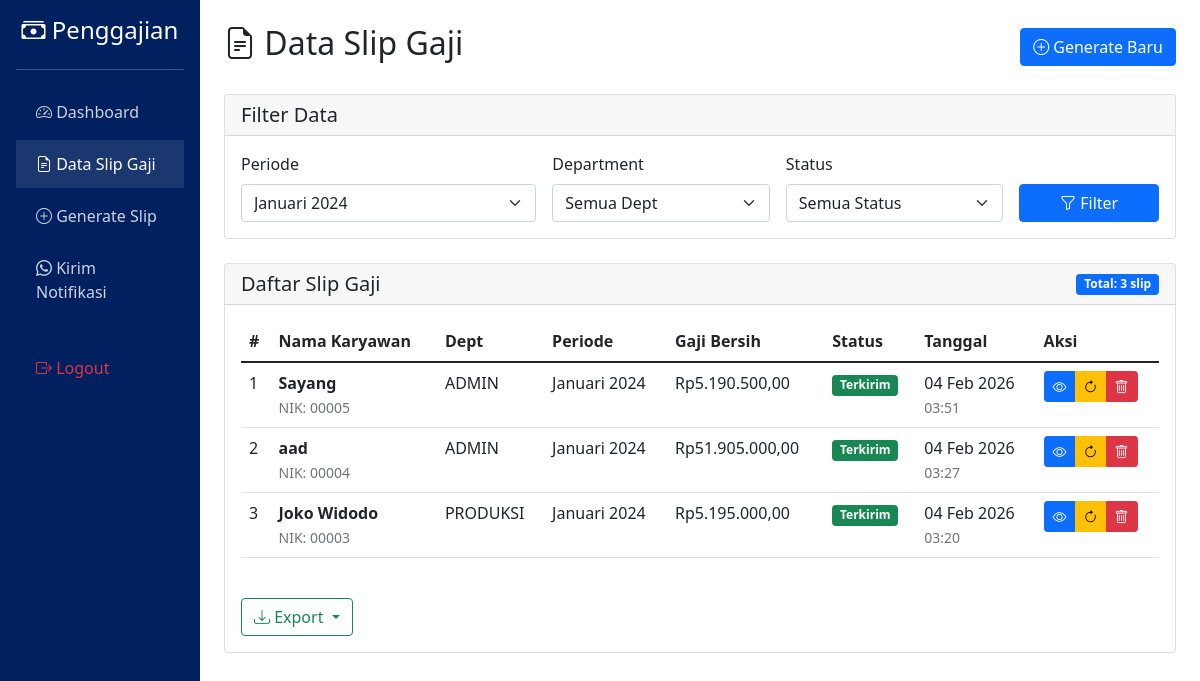
Screenshot of /data_slip.php?periode=1 (signed in) with the database file from the repository.
### tables this page shows
CREATE TABLE `gaji_karyawan` (
  `id` int NOT NULL,
  `karyawan_id` int NOT NULL,
  `periode_id` int NOT NULL,
  `gaji_pokok` decimal(15,2) DEFAULT '0.00',
  `total_lembur` decimal(15,2) DEFAULT '0.00',
  `total_potongan` decimal(15,2) DEFAULT '0.00',
  `total_bpjs` decimal(15,2) DEFAULT '0.00',
  `gaji_bersih` decimal(15,2) DEFAULT '0.00',
  `pdf_file` varchar(255) DEFAULT NULL,
  `status` enum('pending','generated','sent') DEFAULT 'pending',
  `created_at` timestamp NULL DEFAULT CURRENT_TIMESTAMP,
  `last_notified_at` timestamp NULL DEFAULT NULL,
  `notification_count` int DEFAULT '0'
);

CREATE TABLE `karyawan` (
  `id` int NOT NULL,
  `nama` varchar(100) NOT NULL,
  `dept` enum('ADMIN','PRODUKSI') DEFAULT 'ADMIN',
  `no_hp` varchar(20) DEFAULT NULL,
  `email` varchar(100) DEFAULT NULL,
  `created_at` timestamp NULL DEFAULT CURRENT_TIMESTAMP
);

CREATE TABLE `periode_gaji` (
  `id` int NOT NULL,
  `nama_periode` varchar(50) DEFAULT NULL,
  `periode_start` date NOT NULL,
  `periode_end` date NOT NULL,
  `status` enum('draft','final','paid') DEFAULT 'draft',
  `created_at` timestamp NULL DEFAULT CURRENT_TIMESTAMP
);

### config.php (called while the page is built, shortened)
<?php
function formatRupiah($angka) {
    return 'Rp' . number_format($angka, 0, ',', '.') . ',00';
}
?>

### data_slip.php (the view, shortened to what this page needs)
<?php
require_once 'config.php';
$db = getDB();
$filter_periode = $_GET['periode'] ?? '';
$query = "SELECT gk.*, k.nama as nama_karyawan, k.dept, p.nama_periode
          FROM gaji_karyawan gk
          JOIN karyawan k ON gk.karyawan_id = k.id
          JOIN periode_gaji p ON gk.periode_id = p.id
          WHERE 1=1";
$params = [];
if ($filter_periode) {
    $query .= " AND gk.periode_id = ?";
    $params[] = $filter_periode;
}
$query .= " ORDER BY gk.created_at DESC";
$stmt = $db->prepare($query);
$stmt->execute($params);
$slip_list = $stmt->fetchAll();
$stmt = $db->query("SELECT * FROM periode_gaji ORDER BY periode_start DESC");
$periode_list = $stmt->fetchAll();
?>
<!DOCTYPE html>
<html lang="id">
<head>
    <link href="https://cdn.jsdelivr.net/npm/bootstrap@5.1.3/dist/css/bootstrap.min.css" rel="stylesheet">
    <link rel="stylesheet" href="https://cdn.jsdelivr.net/npm/bootstrap-icons@1.8.1/font/bootstrap-icons.css">
</head>
<body>
    <div class="container-fluid">
        <div class="row">
            <div class="col-md-2 p-0 sidebar">
                <div class="p-3">
                    <h4 class="text-center mb-4">
                        <i class="bi bi-cash-stack"></i> Penggajian
                    </h4>
                    <hr class="bg-light">
                    <ul class="nav flex-column">
                        <li class="nav-item">
                            <a class="nav-link" href="index.php">
                                <i class="bi bi-speedometer2"></i> Dashboard
                            </a>
                        </li>
                        <li class="nav-item">
                            <a class="nav-link active" href="data_slip.php">
                                <i class="bi bi-file-earmark-text"></i> Data Slip Gaji
                            </a>
                        </li>
                        <li class="nav-item">
                            <a class="nav-link" href="generate_slip.php">
                                <i class="bi bi-plus-circle"></i> Generate Slip
                            </a>
                        </li>
                        <li class="nav-item">
                            <a class="nav-link" href="send_notif.php">
                                <i class="bi bi-whatsapp"></i> Kirim Notifikasi
                            </a>
                        </li>
                        <li class="nav-item mt-4">
                            <a class="nav-link text-danger" href="logout.php">
                                <i class="bi bi-box-arrow-right"></i> Logout
                            </a>
                        </li>
                    </ul>
                </div>
            </div>
            <div class="col-md-10 p-4">
                <div class="d-flex justify-content-between align-items-center mb-4">
                    <h2><i class="bi bi-file-earmark-text"></i> Data Slip Gaji</h2>
                    <a href="generate_slip.php" class="btn btn-primary">
                        <i class="bi bi-plus-circle"></i> Generate Baru
                    </a>
                </div>
                <div class="card mb-4">
                    <div class="card-header">
                        <h5 class="mb-0">Filter Data</h5>
                    </div>
                    <div class="card-body">
                        <form method="GET" action="" class="row g-3">
                            <div class="col-md-4">
                                <label class="form-label">Periode</label>
                                <select name="periode" class="form-select">
                                    <?php foreach ($periode_list as $periode): ?>
                                        <option value="<?php echo $periode['id']; ?>"
                                                <?php echo ($filter_periode == $periode['id']) ? 'selected' : ''; ?>>
                                            <?php echo htmlspecialchars($periode['nama_periode']); ?>
                                        </option>
                                    <?php endforeach; ?>
                                </select>
                            </div>
                            <div class="col-md-3">
                                <label class="form-label">Department</label>
                                <select name="dept" class="form-select">
                                    <option value="">Semua Dept</option>
                                </select>
                            </div>
                            <div class="col-md-3">
                                <label class="form-label">Status</label>
                                <select name="status" class="form-select">
                                    <option value="">Semua Status</option>
                                </select>
                            </div>
                            <div class="col-md-2 d-flex align-items-end">
                                <button type="submit" class="btn btn-primary w-100">
                                    <i class="bi bi-funnel"></i> Filter
                                </button>
                            </div>
                        </form>
                    </div>
                </div>
                <div class="card">
                    <div class="card-header d-flex justify-content-between align-items-center">
                        <h5 class="mb-0">Daftar Slip Gaji</h5>
                        <span class="badge bg-primary">Total: <?php echo count($slip_list); ?> slip</span>
                    </div>
                    <div class="card-body">
                        <?php if (empty($slip_list)): ?>
                            <div class="alert alert-info">
                                <i class="bi bi-info-circle"></i> Belum ada slip gaji.
                                <a href="generate_slip.php" class="alert-link">Generate slip baru</a>
                            </div>
                        <?php else: ?>
                            <div class="table-responsive">
                                <table class="table table-hover">
                                    <thead>
                                        <tr>
                                            <th>#</th>
                                            <th>Nama Karyawan</th>
                                            <th>Dept</th>
                                            <th>Periode</th>
                                            <th>Gaji Bersih</th>
                                            <th>Status</th>
                                            <th>Tanggal</th>
                                            <th>Aksi</th>
                                        </tr>
                                    </thead>
                                    <tbody>
                                        <?php foreach ($slip_list as $index => $slip): ?>
                                            <tr>
                                                <td><?php echo $index + 1; ?></td>
                                                <td>
                                                    <strong><?php echo htmlspecialchars($slip['nama_karyawan']); ?></strong><br>
                                                    <small class="text-muted">NIK: <?php echo str_pad($slip['karyawan_id'], 5, '0', STR_PAD_LEFT); ?></small>
                                                </td>
                                                <td><?php echo $slip['dept']; ?></td>
                                                <td><?php echo htmlspecialchars($slip['nama_periode']); ?></td>
                                                <td><?php echo formatRupiah($slip['gaji_bersih']); ?></td>
                                                <td>
                                                    <?php if ($slip['status'] == 'pending'): ?>
                                                        <span class="badge bg-warning">Pending</span>
                                                    <?php elseif ($slip['status'] == 'generated'): ?>
                                                        <span class="badge bg-info">Generated</span>
                                                    <?php elseif ($slip['status'] == 'sent'): ?>
                                                        <span class="badge bg-success">Terkirim</span>
                                                    <?php endif; ?>
                                                </td>
                                                <td>
                                                    <?php echo date('d M Y', strtotime($slip['created_at'])); ?><br>
                                                    <small class="text-muted"><?php echo date('H:i', strtotime($slip['created_at'])); ?></small>
                                                </td>
                                                <td>
                                                    <div class="btn-group btn-group-sm">
                                                        <a href="slip_view.php?id=<?php echo $slip['id']; ?>"
                                                           class="btn btn-primary" target="_blank" title="View">
                                                            <i class="bi bi-eye"></i>
                                                        </a>
                                                        <a href="generate_slip.php?regenerate=<?php echo $slip['id']; ?>"
                                                           class="btn btn-warning" title="Regenerate">
                                                            <i class="bi bi-arrow-clockwise"></i>
                                                        </a>
                                                        <a href="data_slip.php?delete=<?php echo $slip['id']; ?>"
                                                           class="btn btn-danger"
                                                           onclick="return confirm('Hapus slip ini?')" title="Delete">
                                                            <i class="bi bi-trash"></i>
                                                        </a>
                                                    </div>
                                                </td>
                                            </tr>
                                        <?php endforeach; ?>
                                    </tbody>
                                </table>
                            </div>
                            <div class="mt-4">
                                <div class="btn-group">
                                    <button type="button" class="btn btn-outline-success dropdown-toggle"
                                            data-bs-toggle="dropdown">
                                        <i class="bi bi-download"></i> Export
                                    </button>
                                </div>
                            </div>
                        <?php endif; ?>
                    </div>
                </div>
            </div>
        </div>
    </div>
</body>
</html>

### data_slip.php (style rules this page uses)
.sidebar { background: #002060; color: white; min-height: 100vh; }
.sidebar .nav-link { color: rgba(255,255,255,0.8); padding: 12px 20px; margin: 2px 0; }
.sidebar .nav-link:hover, .sidebar .nav-link.active { background: rgba(255,255,255,0.1); color: white; }

### rows the page displays
gaji_karyawan: karyawan.nama "Sayang", karyawan "00005", karyawan.dept "ADMIN", periode.nama_periode "Januari 2024", gaji_bersih "Rp5.190.500,00", status "Terkirim", created_at "04 Feb 2026", created_at "03:51"
gaji_karyawan: karyawan.nama "aad", karyawan "00004", karyawan.dept "ADMIN", periode.nama_periode "Januari 2024", gaji_bersih "Rp51.905.000,00", status "Terkirim", created_at "04 Feb 2026", created_at "03:27"
gaji_karyawan: karyawan.nama "Joko Widodo", karyawan "00003", karyawan.dept "PRODUKSI", periode.nama_periode "Januari 2024", gaji_bersih "Rp5.195.000,00", status "Terkirim", created_at "04 Feb 2026", created_at "03:20"

### other values shown
count($slip_list) "3"
form field periode "Januari 2024"
